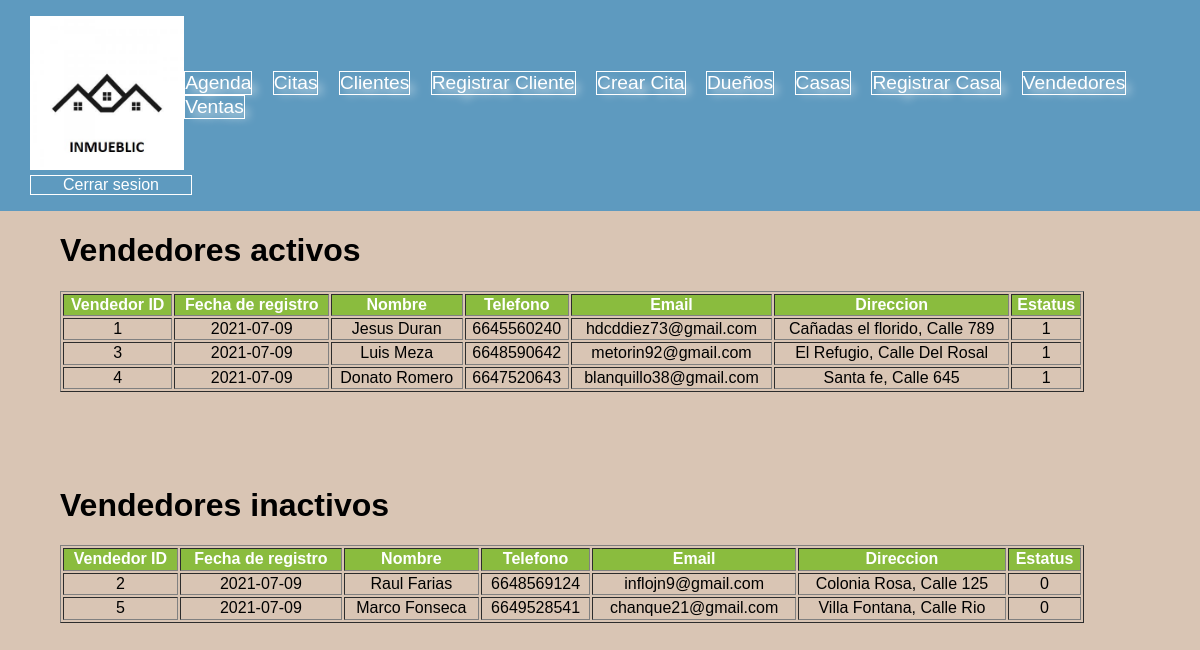
/admin/vendedores.php, run on the app's committed database.
### tables this page shows
create table vendedor(
vend_id int primary key auto_increment,
vend_fecha_registro date not null,
vend_nombre varchar(30) not null,
vend_telefono bigint not null,
vend_email varchar(30) not null,
vend_direccion varchar(30) null,
vend_estatus char(1) not null
);

### admin/vendedores.php (the view, shortened to what this page needs)
<!DOCTYPE html>
<html lang="es">
<head>
<link href="../css/estilos.css" type="text/css" rel="stylesheet" />
<link href="../css/pop.css" type="text/css" rel="stylesheet" />
    <link rel="stylesheet" href="../css/styles.css">
	<link rel="stylesheet" href="../css/normalize.css">
</head>
<body>
<?php include('header.inc'); ?>
<div class="principal">
<?php
include("../config1.php");
$con=@mysqli_connect($HOST,$USER,$PASS,$BD);
$con -> set_charset("utf8");
if($con){
		$query="SELECT * FROM vendedor where vend_estatus=1;";
		$consulta=mysqli_query($con,$query);
		if($consulta){
					  while($fila=mysqli_fetch_assoc($consulta)){
																$arreglo[]=$fila;
																}
					  echo '<h1>Vendedores activos</h1>';
					  echo '<table border=1 class="ventab">';
					  echo "<tr class='encabezado'>";
					  echo "<th>Vendedor ID</th>";
					  echo "<th>Fecha de registro</th>";
					  echo "<th>Nombre</th>";
					  echo "<th>Telefono</th>";
					  echo "<th>Email</th>";
					  echo "<th>Direccion</th>";
					  echo "<th>Estatus</th>";
					  echo "</tr>";
					  foreach($arreglo as $ele){
									echo"<tr>";
												echo"<td>{$ele['vend_id']}</td>";
												echo"<td>{$ele['vend_fecha_registro']}</td>";
												echo"<td>{$ele['vend_nombre']}</td>";
												echo"<td>{$ele['vend_telefono']}</td>";
												echo"<td>{$ele['vend_email']}</td>";
												echo"<td>{$ele['vend_direccion']}</td>";
												echo"<td>{$ele['vend_estatus']}</td>";
									echo"</tr>";
							}
						echo"</table>";
		}else{
				echo"Error en la consulta";
			 }
}else{
	 echo "Error en la base de datos";
	 }
if($con){
		$query2="SELECT * FROM vendedor where vend_estatus=0;";
		$consulta2=mysqli_query($con,$query2);
		if($consulta2){
					  while($fila2=mysqli_fetch_assoc($consulta2)){
																$arreglo2[]=$fila2;
																}
					  echo '<br><br><br><br>';
					  echo '<h1>Vendedores inactivos</h1>';
					  echo '<table border=1 class="ventab">';
					  echo "<tr class='encabezado'>";
					  echo "<th>Vendedor ID</th>";
					  echo "<th>Fecha de registro</th>";
					  echo "<th>Nombre</th>";
					  echo "<th>Telefono</th>";
					  echo "<th>Email</th>";
					  echo "<th>Direccion</th>";
					  echo "<th>Estatus</th>";
					  echo "</tr>";
					  foreach($arreglo2 as $ele2){
									echo"<tr>";
												echo"<td>{$ele2['vend_id']}</td>";
												echo"<td>{$ele2['vend_fecha_registro']}</td>";
												echo"<td>{$ele2['vend_nombre']}</td>";
												echo"<td>{$ele2['vend_telefono']}</td>";
												echo"<td>{$ele2['vend_email']}</td>";
												echo"<td>{$ele2['vend_direccion']}</td>";
												echo"<td>{$ele2['vend_estatus']}</td>";
									echo"</tr>";
							}
						echo"</table>";
		}else{
				echo"Error en la consulta";
			 }
}else{
	 echo "Error en la base de datos";
	 }
?>
</div>
</body>
</html>

### css/estilos.css (style rules this page uses)
.principal { width:90%; max-width:1200px; margin:auto; }
table.ventab { margin:center; text-align:center; width:100%; max-width:1024px; }
tr.encabezado { background-color:#8ABC3E; color:#fff; }

### css/styles.css (style rules this page uses)
:root { --blue:#4B89BF; --ligth-blue:#5E9ABF; --green:#70732F; --ligth-green:#8A8C3E; --ligth-brown:#D9C5B4; --brown:#867B77; font-family: sans-serif, Arial, Helvetica; }
h1 { font-size: 3.8rem; }
body { background-color: var(--ligth-brown); }

### data on the page
vendedor: vend_id "1", vend_fecha_registro "2021-07-09", vend_nombre "Jesus Duran", vend_telefono "6645560240", vend_email "hdcddiez73@gmail.com", vend_direccion "Cañadas el florido, Calle 789", vend_estatus "1"
vendedor: vend_id "3", vend_fecha_registro "2021-07-09", vend_nombre "Luis Meza", vend_telefono "6648590642", vend_email "metorin92@gmail.com", vend_direccion "El Refugio, Calle Del Rosal", vend_estatus "1"
vendedor: vend_id "4", vend_fecha_registro "2021-07-09", vend_nombre "Donato Romero", vend_telefono "6647520643", vend_email "blanquillo38@gmail.com", vend_direccion "Santa fe, Calle 645", vend_estatus "1"
vendedor: vend_id "2", vend_fecha_registro "2021-07-09", vend_nombre "Raul Farias", vend_telefono "6648569124", vend_email "inflojn9@gmail.com", vend_direccion "Colonia Rosa, Calle 125", vend_estatus "0"
vendedor: vend_id "5", vend_fecha_registro "2021-07-09", vend_nombre "Marco Fonseca", vend_telefono "6649528541", vend_email "chanque21@gmail.com", vend_direccion "Villa Fontana, Calle Rio", vend_estatus "0"
